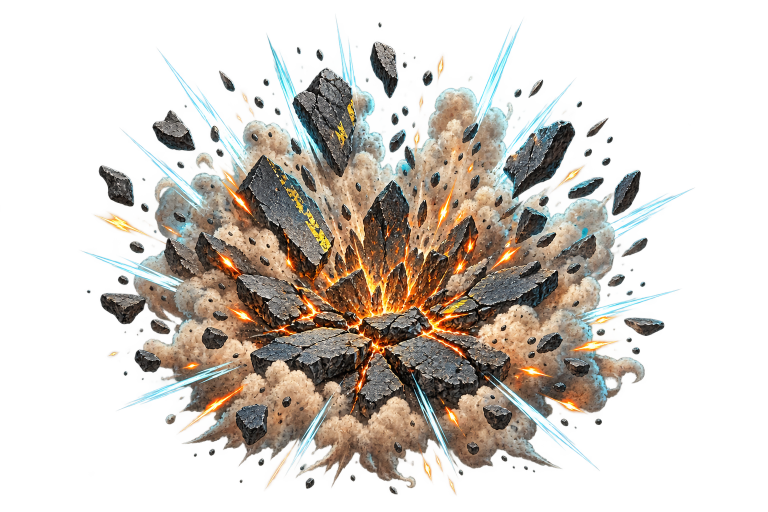
#> input picture ArtSource/VFX/vfx_pavement_impact_source.png, 1536 x 1024 px (shown at 1/2 size)
$ python prepare_vfx_assets.py
#> lines starting #> are read from the running program, lines starting #| are printed output that depends on the picture
#> in prepare_standalone, image is the input picture: PIL image 1536x1024 RGBA; mean R, G, B, A 85.9, 82.9, 74.5, 98.3
"""Prepare standalone and weapon-specific VFX art for SpriteKit."""

import argparse
import filecmp
from pathlib import Path
import tempfile

from PIL import Image

from prepare_animation_atlases import remove_edge_fragments


ROOT = Path(__file__).resolve().parents[1]
SOURCE = ROOT / "ArtSource" / "VFX"
OUTPUT = ROOT / "Resources" / "Art" / "VFX"

ASSETS = {
    "vfx_pavement_impact_source.png": ("vfx_pavement_impact.png", 768),
    "vfx_zombie_splatter_alpha.png": ("vfx_zombie_splatter.png", 640),
    "vfx_explosion_source.png": ("vfx_explosion.png", 768),
    "vfx_freezer_burst_source.png": ("vfx_freezer_burst.png", 768),
}

ANIMATED_SHEETS = {
    Path("DedicatedExplosionSheets/vfx_grenade_explosion_sheet.png"): "vfx_grenade_explosion",
    Path("DedicatedExplosionSheets/vfx_propane_explosion_sheet.png"): "vfx_propane_explosion",
    Path("DedicatedExplosionSheets/vfx_airstrike_explosion_sheet.png"): "vfx_airstrike_explosion",
    Path("DedicatedExplosionSheets/vfx_grease_fire_explosion_sheet.png"): "vfx_grease_fire_explosion",
    Path("WeaponEffectSheets/vfx_delivery_truck_impact_sheet.png"): "vfx_delivery_truck_impact",
}


def fitted_canvas(image: Image.Image, size: int, art_size: int) -> Image.Image:
#> called with size = 768, art_size = 645
    alpha_box = image.getchannel("A").getbbox()
#> alpha_box = (0, 19, 1510, 1024)
    if alpha_box is None:
        raise RuntimeError("VFX source contains no visible pixels")
    cropped = image.crop(alpha_box)
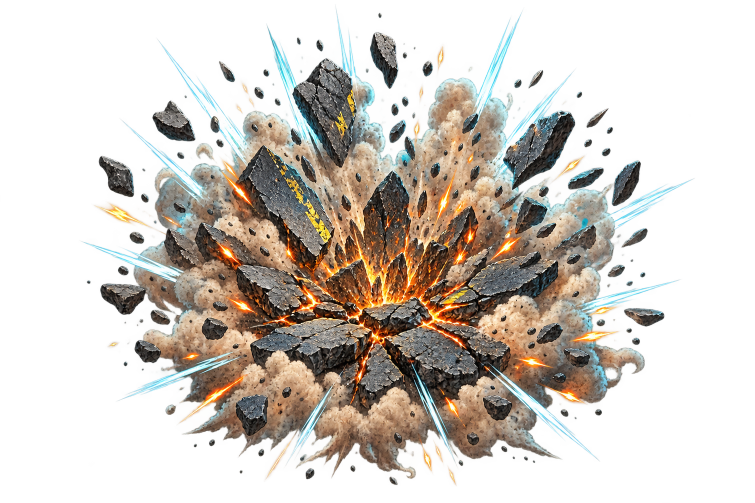
#> cropped: PIL image 1510x1005 RGBA (shown at 1/2 size); mean R, G, B, A 88.6, 85.3, 76.5, 101.9; transparent parts drawn white
    cropped.thumbnail((art_size, art_size), Image.Resampling.LANCZOS)
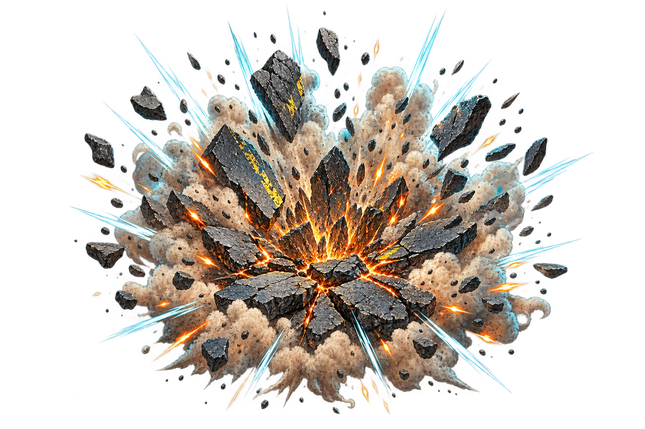
#> cropped: PIL image 645x429 RGBA; mean R, G, B, A 67.7, 62.2, 54.2, 102; transparent parts drawn white
    canvas = Image.new("RGBA", (size, size), (0, 0, 0, 0))
#> canvas: PIL image 768x768 RGBA; every value is 0
    canvas.alpha_composite(cropped, ((size - cropped.width) // 2, (size - cropped.height) // 2))
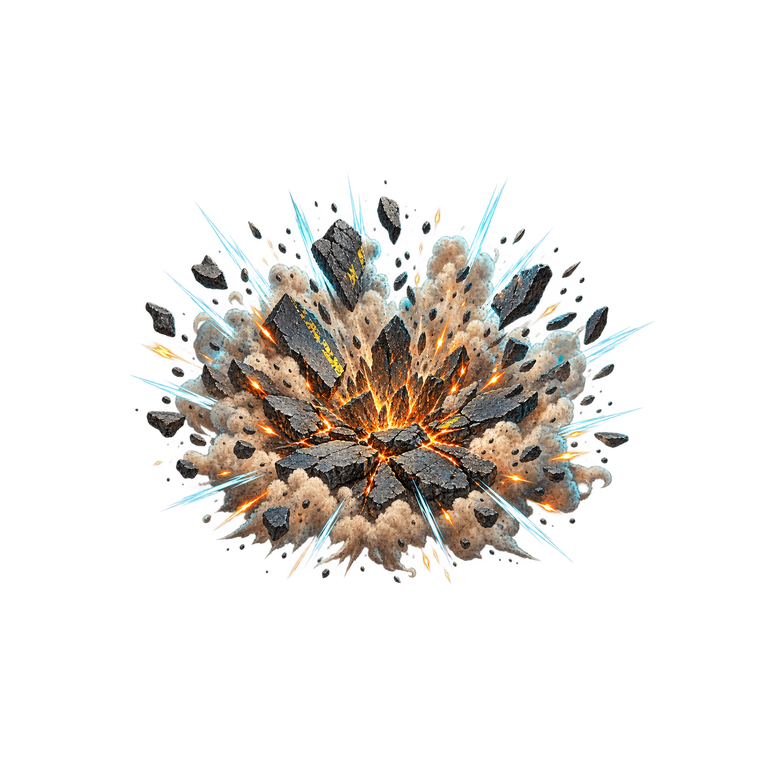
#> canvas: PIL image 768x768 RGBA; mean R, G, B, A 31.7, 29.2, 25.4, 47.8; transparent parts drawn white
    return canvas


def prepare_standalone(destination: Path) -> list[Path]:
    written: list[Path] = []
    for source_name, (output_name, target_size) in ASSETS.items():
        image = Image.open(SOURCE / source_name).convert("RGBA")
        output = fitted_canvas(image, target_size, int(target_size * 0.84))
        output_path = destination / output_name
        output.save(output_path, optimize=True)
        written.append(output_path)
        print(f"Wrote {output_name}: {output.size}")
#| Wrote vfx_pavement_impact.png: (768, 768)
#> pass 2 of the loop in prepare_standalone, `for source_name, (output_name, target_size) in ASSETS.items():`:
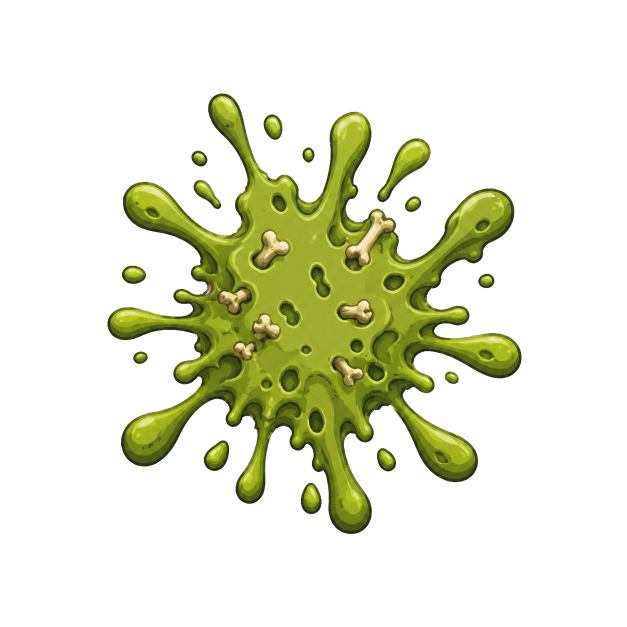
#> input picture ArtSource/VFX/vfx_zombie_splatter_alpha.png, 1254 x 1254 px (shown at 1/2 size)
#> in prepare_standalone, image is the input picture: PIL image 1254x1254 RGBA; mean R, G, B, A 26.6, 29.3, 7.9, 53.1
#> alpha_box = (215, 186, 1043, 1068)
#> in fitted_canvas (call 2), `cropped = image.crop(alpha_box)`:
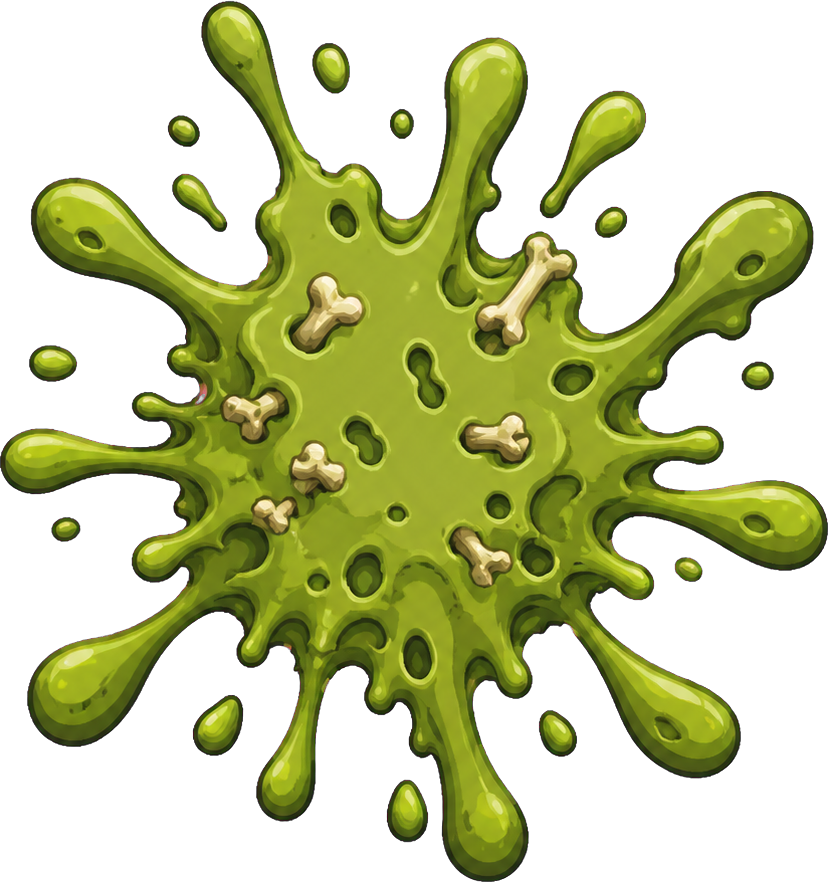
#> cropped: PIL image 828x882 RGBA; mean R, G, B, A 57.3, 63.1, 16.9, 114.3; transparent parts drawn white
#> in fitted_canvas (call 2), `canvas.alpha_composite(cropped, ((size - cropped.width) // 2, (size - ..`:
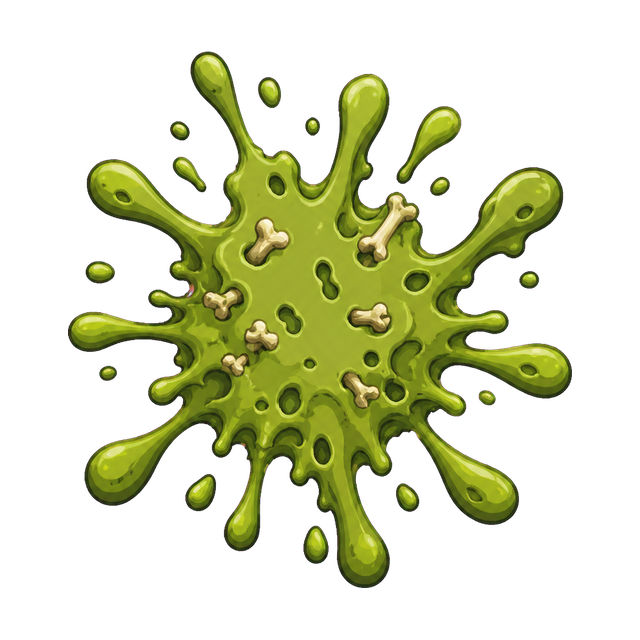
#> canvas: PIL image 640x640 RGBA; mean R, G, B, A 38.6, 42.3, 11.7, 75.5; transparent parts drawn white
#| Wrote vfx_zombie_splatter.png: (640, 640)
#> pass 3 of the loop in prepare_standalone, `for source_name, (output_name, target_size) in ASSETS.items():`:
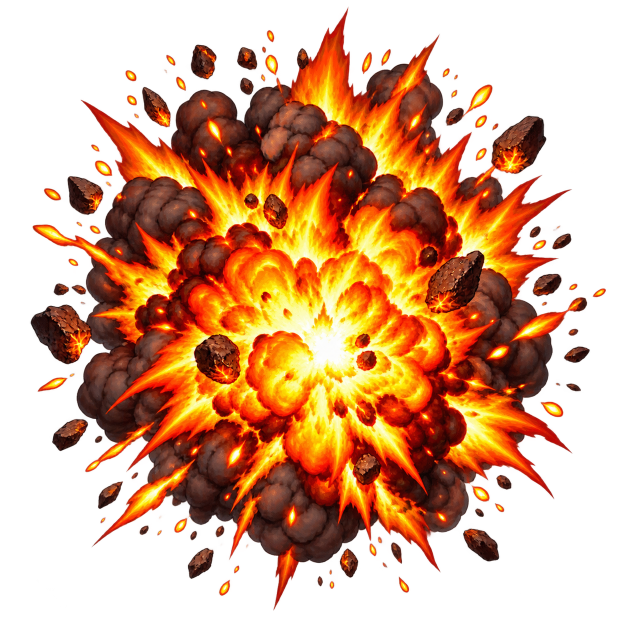
#> input picture ArtSource/VFX/vfx_explosion_source.png, 1254 x 1254 px (shown at 1/2 size)
#> in prepare_standalone, image is the input picture: PIL image 1254x1254 RGBA; mean R, G, B, A 94.5, 43.6, 11.9, 125.5
#> alpha_box = (0, 12, 1234, 1254)
#> in fitted_canvas (call 3), `cropped.thumbnail((art_size, art_size), Image.Resampling.LANCZOS)`:
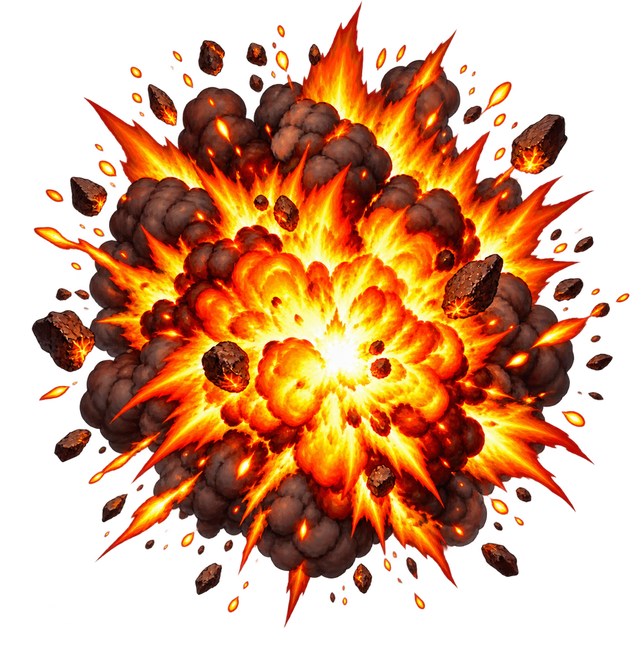
#> cropped: PIL image 641x645 RGBA; mean R, G, B, A 95.9, 44.3, 12.1, 128.8; transparent parts drawn white
#> in fitted_canvas (call 3), `canvas.alpha_composite(cropped, ((size - cropped.width) // 2, (size - ..`:
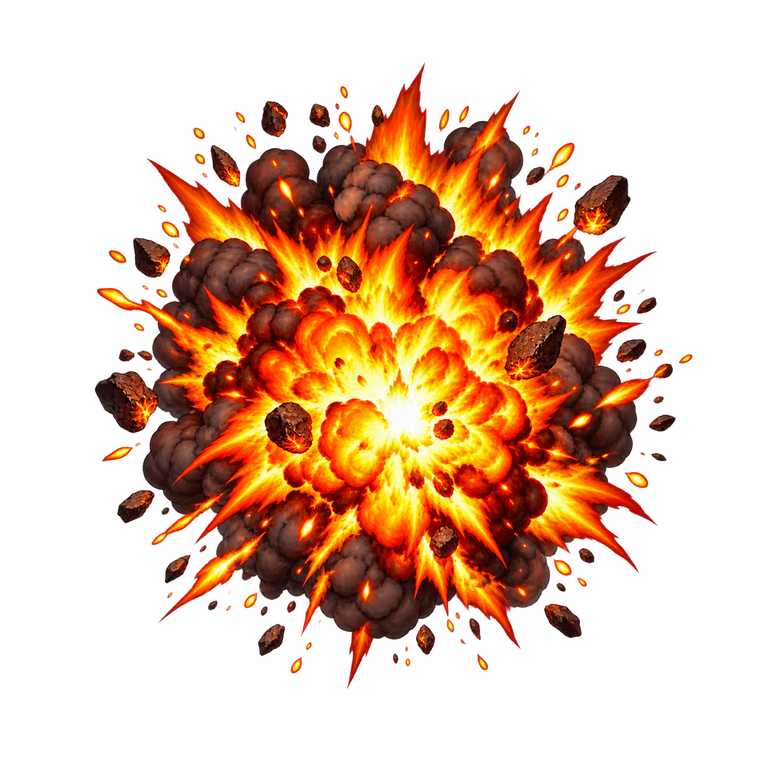
#> canvas: PIL image 768x768 RGBA; mean R, G, B, A 67.3, 31.1, 8.5, 90.3; transparent parts drawn white
#| Wrote vfx_explosion.png: (768, 768)
#> the loop made 4 passes; the first 3 are shown
    return written


def prepare_animated_effects(destination: Path) -> list[Path]:
    frame_destination = destination / "Frames"
    frame_destination.mkdir(parents=True, exist_ok=True)
    written: list[Path] = []

    for relative_sheet, effect_name in ANIMATED_SHEETS.items():
#> (the run stopped early here; a loop or call above may not have finished)
